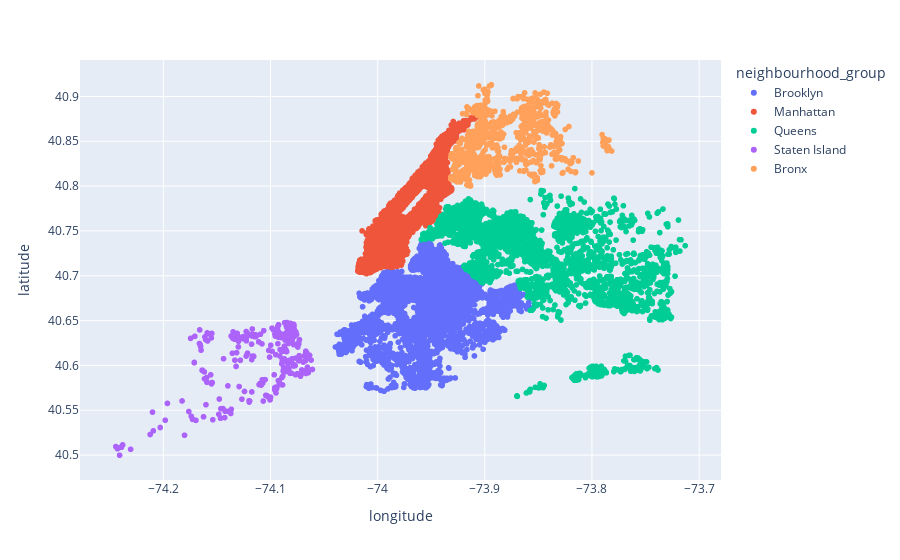

Notebook source saved alongside this figure:
### Code cell
fig = px.scatter(df, x='longitude', y='latitude',
                 color='neighbourhood_group') # Added color to previous basic 
fig.update_layout(xaxis_title="longitude",yaxis_title="latitude")
fig.show()

### Figure 1 — Plotly figure (JSON) as saved in the notebook; plotly's stock layout.template omitted (floating-point values rounded to 4 significant figures; data arrays with more than 128 entries replaced by an {"elided": "..."} marker saying what was removed)
{"data": [{"hovertemplate": "neighbourhood_group=Brooklyn<br>longitude=%{x}<br>latitude=%{y}<extra></extra>", "legendgroup": "Brooklyn", "marker": {"color": "#636efa", "symbol": "circle"}, "mode": "markers", "name": "Brooklyn", "showlegend": true, "type": "scattergl", "x": {"elided": "20104 float values"}, "xaxis": "x", "y": {"elided": "20104 float values"}, "yaxis": "y"}, {"hovertemplate": "neighbourhood_group=Manhattan<br>longitude=%{x}<br>latitude=%{y}<extra></extra>", "legendgroup": "Manhattan", "marker": {"color": "#EF553B", "symbol": "circle"}, "mode": "markers", "name": "Manhattan", "showlegend": true, "type": "scattergl", "x": {"elided": "21661 float values"}, "xaxis": "x", "y": {"elided": "21661 float values"}, "yaxis": "y"}, {"hovertemplate": "neighbourhood_group=Queens<br>longitude=%{x}<br>latitude=%{y}<extra></extra>", "legendgroup": "Queens", "marker": {"color": "#00cc96", "symbol": "circle"}, "mode": "markers", "name": "Queens", "showlegend": true, "type": "scattergl", "x": {"elided": "5666 float values"}, "xaxis": "x", "y": {"elided": "5666 float values"}, "yaxis": "y"}, {"hovertemplate": "neighbourhood_group=Staten Island<br>longitude=%{x}<br>latitude=%{y}<extra></extra>", "legendgroup": "Staten Island", "marker": {"color": "#ab63fa", "symbol": "circle"}, "mode": "markers", "name": "Staten Island", "showlegend": true, "type": "scattergl", "x": {"elided": "373 float values"}, "xaxis": "x", "y": {"elided": "373 float values"}, "yaxis": "y"}, {"hovertemplate": "neighbourhood_group=Bronx<br>longitude=%{x}<br>latitude=%{y}<extra></extra>", "legendgroup": "Bronx", "marker": {"color": "#FFA15A", "symbol": "circle"}, "mode": "markers", "name": "Bronx", "showlegend": true, "type": "scattergl", "x": {"elided": "1091 float values"}, "xaxis": "x", "y": {"elided": "1091 float values"}, "yaxis": "y"}], "layout": {"legend": {"title": {"text": "neighbourhood_group"}, "tracegroupgap": 0}, "margin": {"t": 60}, "xaxis": {"anchor": "y", "domain": [0, 1], "title": {"text": "longitude"}}, "yaxis": {"anchor": "x", "domain": [0, 1], "title": {"text": "latitude"}}}}
